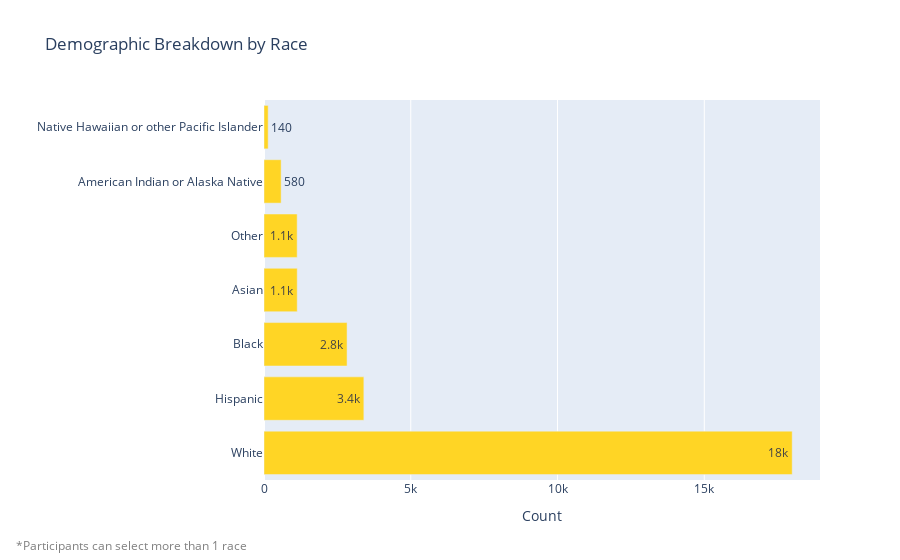

The notebook cell saved with this chart:
### Code cell
# get count of each race
df_race_count = sqldf(
    """
    SELECT 
        Count(CASE WHEN RACEMOD_1 = 'White' THEN 1 END) as White,
        Count(CASE WHEN RACEMOD_2 = 'Black' THEN 1 END) as Black,
        Count(CASE WHEN RACEMOD_3 = 'Asian' THEN 1 END) as Asian,
        Count(CASE WHEN RACEMOD_4 = 'American Indian or Alaska Native' THEN 1 END) as 'American Indian or Alaska Native',
        Count(CASE WHEN RACEMOD_5 = 'Native Hawaiian or other Pacific Islander' THEN 1 END) as 'Native Hawaiian or other Pacific Islander',
        Count(CASE WHEN HISP = 'Yes' THEN 1 END) as Hispanic,
        Count(CASE WHEN RACEMOD_6 = 'Other' THEN 1 END) as 'Other'
    FROM df_combined
    """
)
df_race_count.to_csv("result.csv",index=False)

# convert columns to rows 
df_race_count_long = pd.melt(
    df_race_count,
    var_name='Race',
    value_name='Count'
)
df_race_count_long.to_csv("result2.csv",index=False)

fig = px.bar(
    df_race_count_long, 
    y='Race', 
    x='Count',
    title='Demographic Breakdown by Race',
    text_auto='.2s', # put numbers in K format
    color_discrete_sequence=['#ffd525']
    
)

# add subtitle
fig.update_layout(
    annotations=[
        dict(
            x=-0.45, y=-0.20,  # Position below the chart
            text="*Participants can select more than 1 race",
            showarrow=False,  # No arrow pointing to the text
            xref="paper", yref="paper",  # Position relative to the chart
            font=dict(size=12, color="gray"),
        )
    ]
)
fig.update_yaxes(title="").update_layout(yaxis={'categoryorder':'total descending'}).show()

### Figure 1 — Plotly figure (JSON) as saved in the notebook; plotly's stock layout.template omitted (floating-point values rounded to 4 significant figures)
{"data": [{"alignmentgroup": "True", "hovertemplate": "Count=%{x}<br>Race=%{y}<extra></extra>", "legendgroup": "", "marker": {"color": "#ffd525", "pattern": {"shape": ""}}, "name": "", "offsetgroup": "", "orientation": "h", "showlegend": false, "textposition": "auto", "texttemplate": "%{x:.2s}", "type": "bar", "x": [17995, 2830, 1132, 584, 142, 3402, 1130], "xaxis": "x", "y": ["White", "Black", "Asian", "American Indian or Alaska Native", "Native Hawaiian or other Pacific Islander", "Hispanic", "Other"], "yaxis": "y"}], "layout": {"annotations": [{"font": {"color": "gray", "size": 12}, "showarrow": false, "text": "*Participants can select more than 1 race", "x": -0.45, "xref": "paper", "y": -0.2, "yref": "paper"}], "barmode": "relative", "legend": {"tracegroupgap": 0}, "title": {"text": "Demographic Breakdown by Race"}, "xaxis": {"anchor": "y", "domain": [0, 1], "title": {"text": "Count"}}, "yaxis": {"anchor": "x", "categoryorder": "total descending", "domain": [0, 1], "title": {"text": ""}}}}
